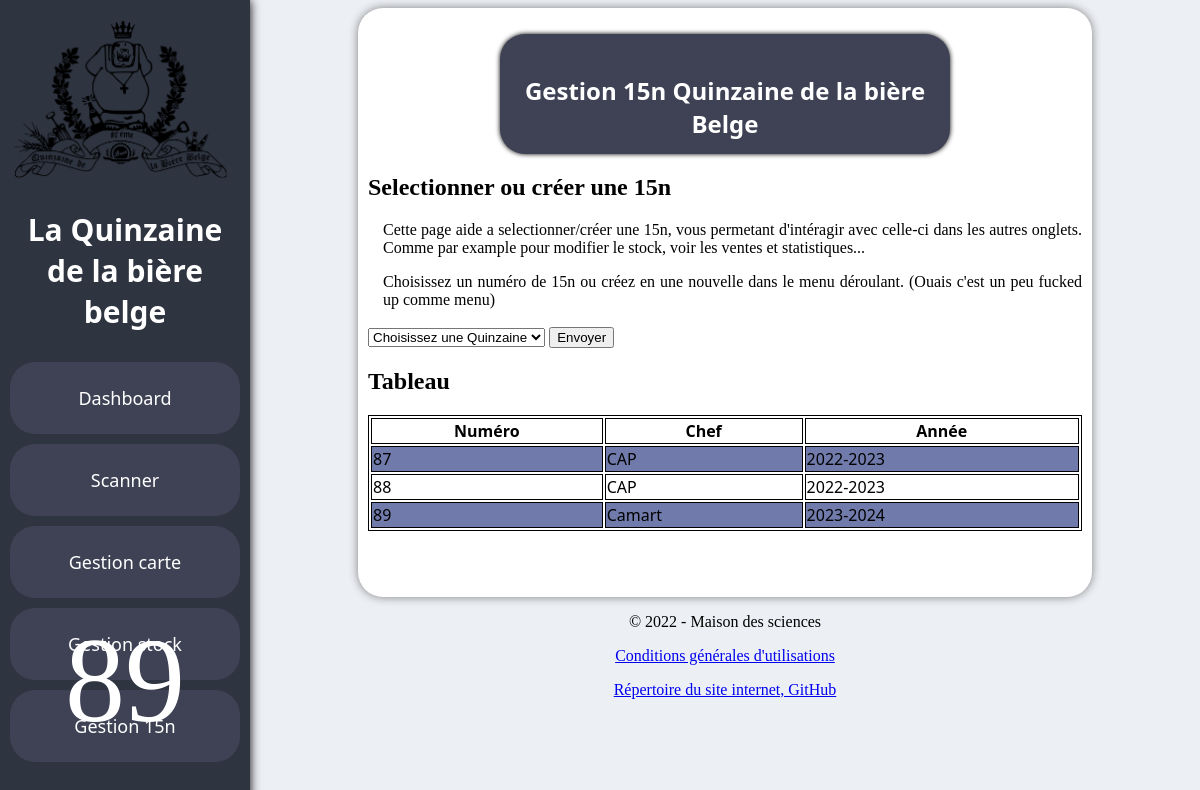
Page /gestion_15n on the committed database.
### tables this page shows
CREATE TABLE quinzaine_list(
                    id_quinzaine            INTEGER PRIMARY KEY NOT NULL,
                    auteur                  TEXT        NOT NULL,
                    actif                   INTEGER     NOT NULL,
                    annee                   TEXT        NOT NULL
                    );

### app.py (the view)
@app.route("/gestion_15n", methods=["POST", "GET"])
def gestion_15n():
    error_message = ""
    data = get_15n_chef_annee()
    quinzaines = get15n_id()
    last_15n = quinzaines[-1] + 1
    texte = "créer "+str(last_15n)+" éme 15n"
    quinzaines.append(texte)
    if request.method == 'POST':
        SelectedQuinzaineId = request.form["15n_id"]
        print(((SelectedQuinzaineId)))
        if (SelectedQuinzaineId == "Choisissez une Quinzaine"):
            active_15n = get_active_15n()
            return render_template("gestion_15n.html", quinzaines = quinzaines, error_message = "Erreur veuillez selectionner une 15n ou en créer une", last_15n = last_15n, data = data, active_15n=active_15n)
        try:
            int(SelectedQuinzaineId)
        except:
            return redirect(url_for('add_15n', To_add=last_15n))
        try:
            switch_15n(SelectedQuinzaineId)
            print("selected switch 15n")
        except:
            error_message = "error switching 15n"
            active_15n = get_active_15n()
            return render_template("gestion_15n.html", quinzaines = quinzaines, error_message = switched, last_15n = last_15n, data = data, active_15n=active_15n)
        switched = "Switched to "+str(SelectedQuinzaineId)+" éme 15n"
        active_15n = get_active_15n()
        return render_template("gestion_15n.html", quinzaines = quinzaines, error_message = switched, last_15n = last_15n, data = data, active_15n=active_15n)
    else:
        active_15n = get_active_15n()
        return render_template("gestion_15n.html", quinzaines = quinzaines, error_message = error_message, last_15n = last_15n, data = data, active_15n=active_15n)

### utilities_quinzaine.py (called while the page is built)
def get15n_id():
    quinzaineId = []
    for i in cursor.execute("SELECT id_quinzaine FROM quinzaine_list"):
        tmp = []
        for j in i:
            if type(j) == int:
                tmp.append(j)
        quinzaineId.append(tmp[0])
    return quinzaineId

def get_active_15n():
    out = []
    action1 = "SELECT id_quinzaine FROM quinzaine_list WHERE actif = 1"
    data = cursor.execute(action1)
    connection.commit()
    for x in data:
        out.append(x)
    return out[0][0]

def get_15n_chef_annee():
    out = []
    action1 = 'SELECT id_quinzaine, auteur, annee FROM quinzaine_list'
    tmp = cursor.execute(action1)
    for x in tmp:
        out.append(x)
    connection.commit()
    return out

### templates/gestion_15n.html (shortened to what this page needs)
{% extends "layout.html" %}
{% block css %}
<link rel="stylesheet" href="{{ url_for('static', filename= 'dashbord.css') }}">
{% endblock %}
{% block content%}
<div class="rectangle">
    <h1>
        Gestion 15n Quinzaine de la bière Belge
    </h1>
</div>
<h1>Selectionner ou créer une 15n</h1>
<p>Cette page aide a selectionner/créer une 15n, vous permetant d'intéragir avec celle-ci dans les autres onglets. Comme par example pour modifier le stock, voir les ventes et statistiques...</p>
<p>Choisissez un numéro de 15n ou créez en une nouvelle dans le menu déroulant. (Ouais c'est un peu fucked up comme menu)</p>
<form method="post" class="form">
    <select name="15n_id" >
        <OPTION selected>Choisissez une Quinzaine
        {% for quinzaine in quinzaines %}
            <OPTION>{{quinzaine}}
        {% endfor %}
    </select>
    <button type="submit">Envoyer</button>
</form>
<h1>Tableau</h1>
<html>
<body>
<table style="width:100%">
  <tr>
    <th>Numéro</th>
    <th>Chef</th>
    <th>Année</th>
  </tr>
  {% for x in data %}
    <tr>
        {% for y in x %}
            <td>{{y}}</td>
        {% endfor %}
    </tr>
  {% endfor %}
</table>
</body>
</html>
{% endblock %}

### static/dashbord.css (style rules this page uses)
html { background-color: #eceff4; }
.main-page p { text-align: justify; font-family: Georgia, serif; padding-left: 15px; }
.main-page h1 { text-align: justify; font-family: Georgia, serif; }
.rectangle { border-radius: 25px; height: 100px; width: 450px; margin-left: auto; margin-right: auto; background-color: #3e4254; padding-top: 20px; box-shadow: 0px 0px 5px black; }
.rectangle h1 { font-family: system-ui, -apple-system, BlinkMacSystemFont, 'Segoe UI', Roboto, Oxygen, Ubuntu, Cantarell, 'Open Sans', 'Helvetica Neue', sans-serif; text-align: center; color: white; }

### templates/gestion_15n.html (style rules this page uses)
table, th, td { border:1px solid black; }
tr:nth-child(even) { background-color:#707bab; }

### rows in the picture
quinzaine_list: x "87", auteur "CAP", annee "2022-2023"
quinzaine_list: x "88", auteur "CAP", annee "2022-2023"
quinzaine_list: x "89", auteur "Camart", annee "2023-2024"

### other values in the picture
{{ active_15n }} "89"
